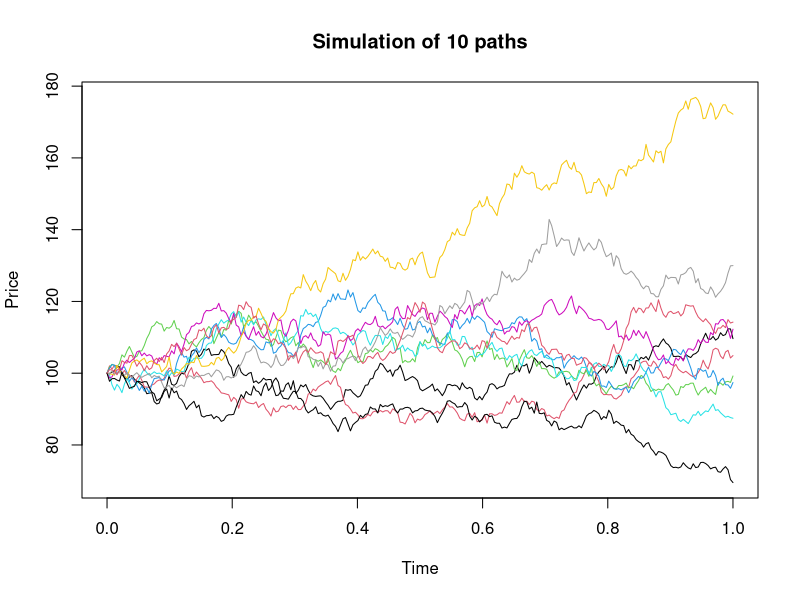
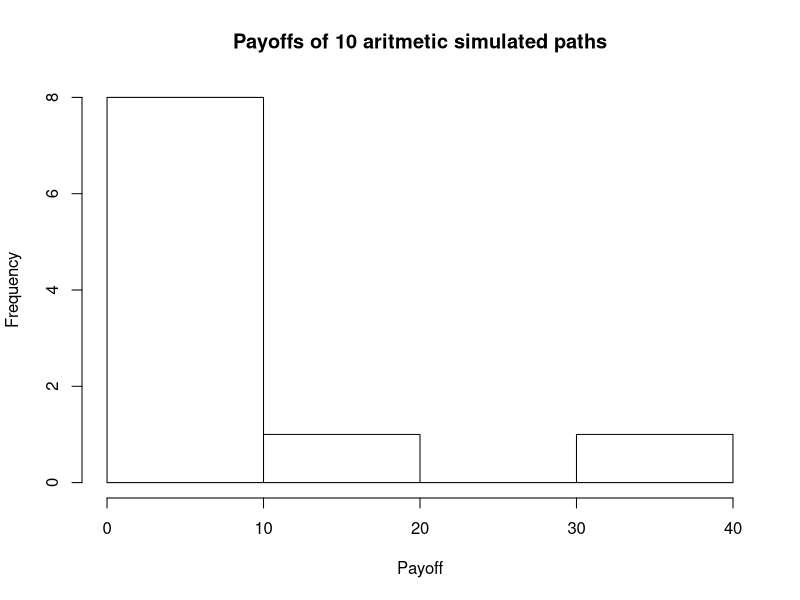
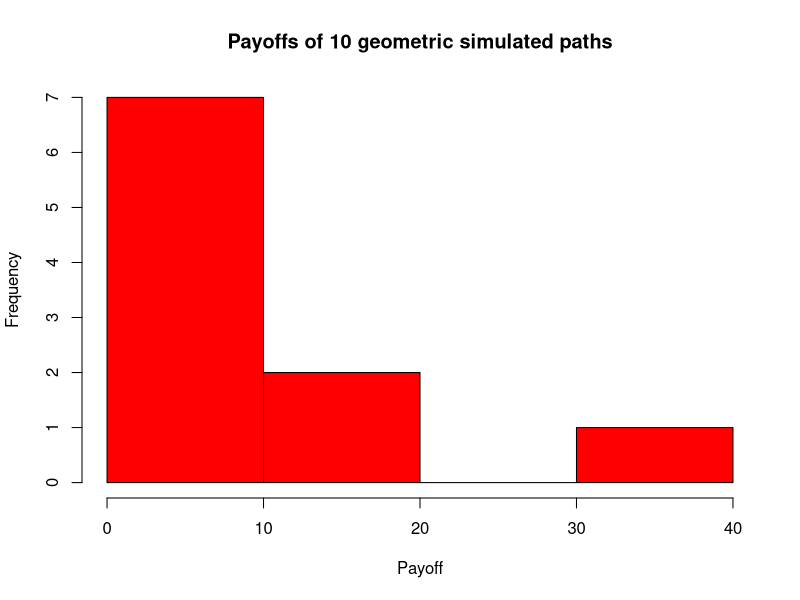
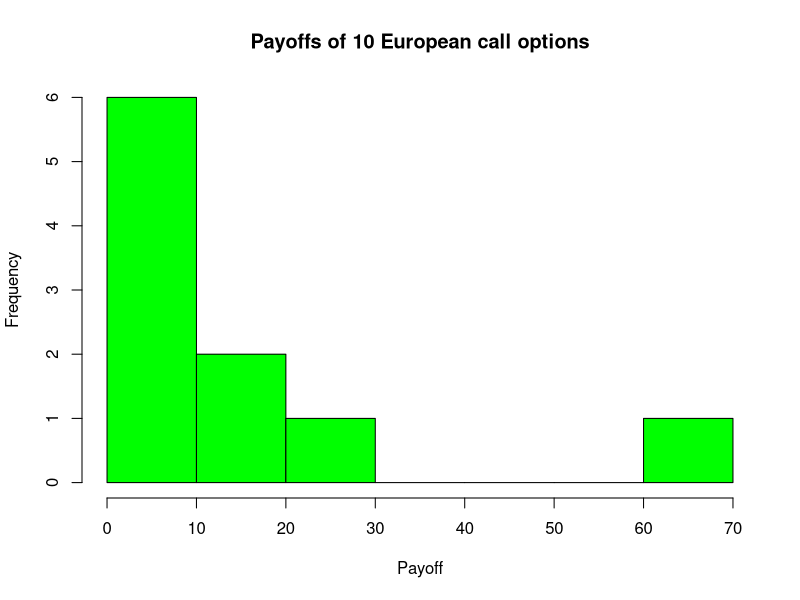
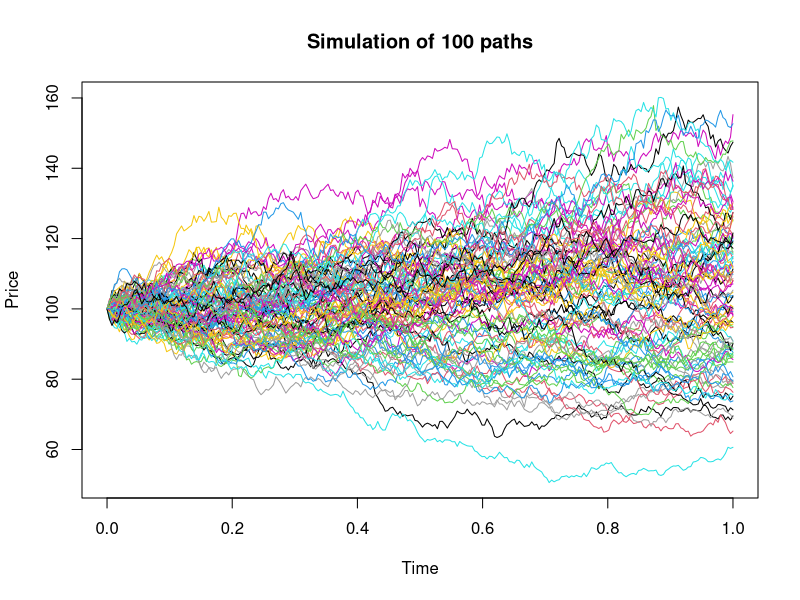
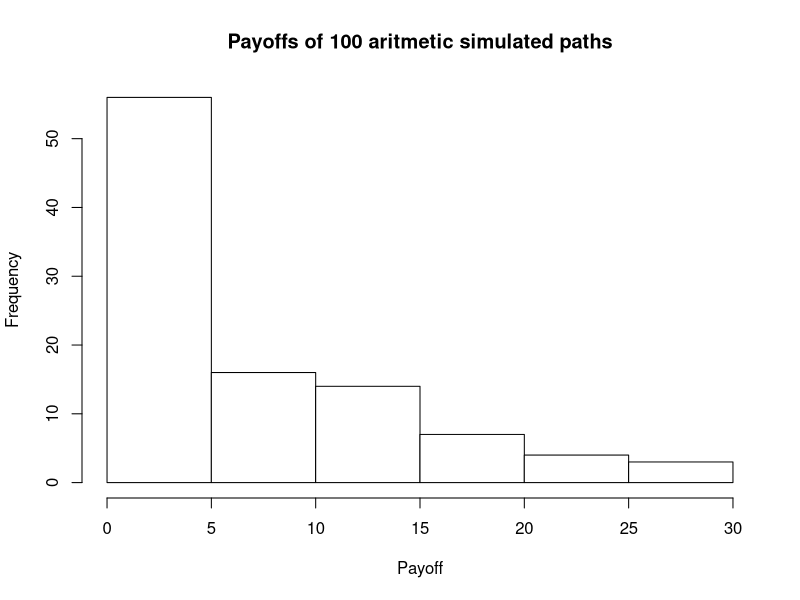
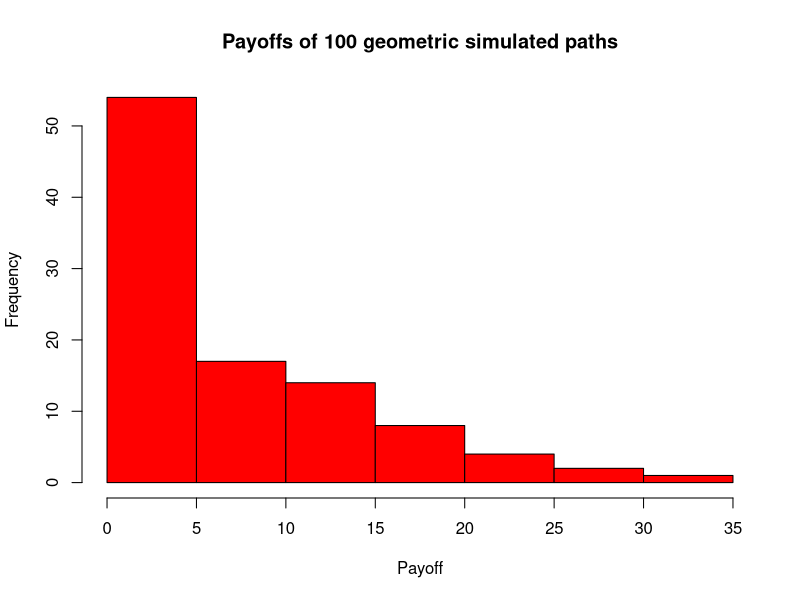
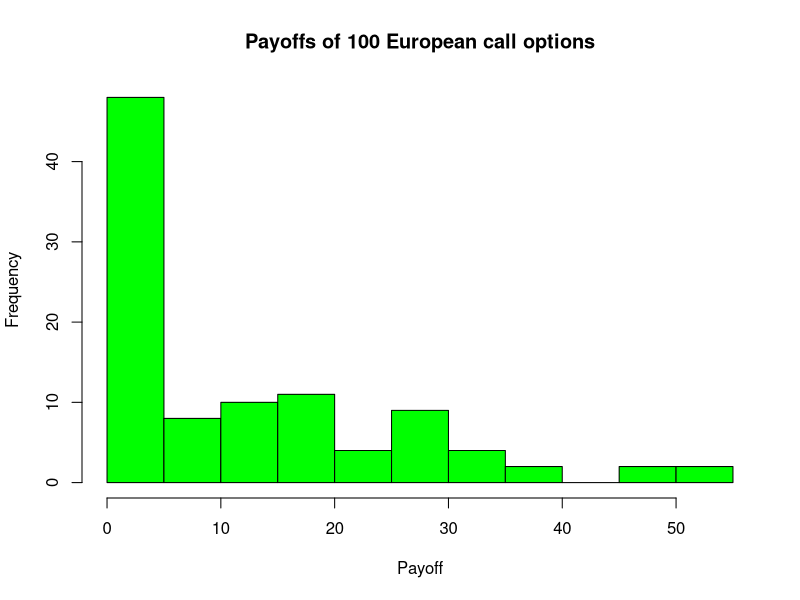

Write R code to recreate these figures, in order.
#Simulating stock prices using the Euler-Maruyama Method

#Initial Values
s0 <- 100
strike <- 100    #For use in fixed rate option
T <- 1           #Time to Maturity
sigma <- 0.2
r <- 0.05
dt <- 1/252
d <- exp(r*T)
t <- seq(0, T, by = dt)

#Create finite paths
pt <- c(10)  #Vector of paths

path <- function(y) {
  s <- y*10
}

for (b in 1:2){
  k <- path(pt[b])
  pt <- c(pt, k)
}

#Calculate geometric mean
geomean <- function(x) {
  exp(mean(log(x)))  #prod(x)^(1/length(x))
}

#Calculate the mode. 
Mode <- function(x) {
  m <- unique(x)
  kd <- match(x, m)
  sd <- tabulate(kd)
  m[which.max(sd)]
}

#Generate a 20 day/monthly sequence 
mnthly_stock_prices <- c(20)
mnth_seq <- function(x) {
  ds <- x + 20
}

for (v in 2:round((252/20)-1)) {
  ms <- mnth_seq(mnthly_stock_prices[v-1])
  mnthly_stock_prices <- c(mnthly_stock_prices, ms)
}

#Calculating arithmetic monthly payoffs
mnth_op_price <- function(x) {
  wrk <- x
  wrk1 <- sum(wrk[mnthly_stock_prices])/length(mnthly_stock_prices)
}

#Calculating geometric monthly payoffs
geomean2 <- function(x) {
  exp(mnth_op_price(log(x)))
}

#Creating stock price matrices
stock_prices <- matrix(rep(0,6*length(pt)), nrow = length(pt))
colnames(stock_prices) <- c('Max', 'Min', 'Mean', 'Median', 'Mode', 'Standard Deviation')
rownames(stock_prices) <- pt

arithmetic_average_prices <- matrix(rep(0,6*length(pt)), nrow = length(pt))
colnames(arithmetic_average_prices) <- c('Max', 'Min', 'Mean', 'Median', 'Mode', 'Standard Deviation')
rownames(arithmetic_average_prices) <- pt

geometric_average_prices <- matrix(rep(0,6*length(pt)), nrow = length(pt))
colnames(geometric_average_prices) <- c('Max', 'Min', 'Mean', 'Median', 'Mode', 'Standard Deviation')
rownames(geometric_average_prices) <- pt

#Creating fixed option price matrices
arithmetic_fixed_option <- matrix(rep(0,8*length(pt)), nrow = length(pt))
colnames(arithmetic_fixed_option) <- c('Max', 'Min', 'Median', 'Mode', 'Daily Averaged Price', 'Monthly Averaged Price', 'European Option price', 'Standard Deviation')
rownames(arithmetic_fixed_option) <- pt

geometric_fixed_option <- matrix(rep(0,8*length(pt)), nrow = length(pt))
colnames(geometric_fixed_option) <- c('Max', 'Min', 'Median', 'Mode', 'Daily Averaged Price', 'Monthly Averaged Price', 'European Option price', 'Standard Deviation')
rownames(geometric_fixed_option) <- pt

#Creating floating option price matrices
arithmetic_floating_option <- matrix(rep(0,8*length(pt)), nrow = length(pt))
colnames(arithmetic_floating_option) <- c('Max', 'Min', 'Median', 'Mode', 'Daily Averaged Price', 'Monthly Averaged Price', 'European Option price', 'Standard Deviation')
rownames(arithmetic_floating_option) <- pt

geometric_floating_option <- matrix(rep(0,8*length(pt)), nrow = length(pt))
colnames(geometric_floating_option) <- c('Max', 'Min', 'Median', 'Mode', 'Daily Averaged Price', 'Monthly Averaged Price', 'European Option price', 'Standard Deviation')
rownames(geometric_floating_option) <- pt

#Creating European option price matrices
european_call_option_prices <- matrix(rep(0,6*length(pt)), nrow = length(pt))
colnames(european_call_option_prices) <- c('Max', 'Min', 'Mean', 'Median', 'Mode', 'Standard Deviation')
rownames(european_call_option_prices) <- pt

#Price path Simulation
for (x in 1:length(pt)) {
  
  z <- matrix(rep(0,length(t)*pt[x]), nrow = pt[x])
  arithmetic_average <- c()
  geometric_average <- c()
  end_stock_prices <- c()
  
  #Store monthly averaged prices
  arithmetic_average_monthly <- c()
  geometric_average_monthly <- c()
  
  for (i in 1:nrow(z)) {

    sp <- c(s0)
    
    for (u in 2:(length(t))) {
      s_2 <- sp[u-1]*(1 + r*dt + sigma*rnorm(1, mean = 0 , sd = 1)*sqrt(dt))  #(exp((r-(0.5*sigma^2))*dt+sigma*rnorm(1, mean = 0, sd = 1)*sqrt(dt)))
      sp[u] <- c(s_2)
    }
    
     z[i, ] <- sp  
     
     arithmetic_average <- c(arithmetic_average, mean(z[i, ]))
     geometric_average <- c(geometric_average, geomean(z[i, ]))
     end_stock_prices <- c(end_stock_prices, z[i,253])
     arithmetic_average_monthly <- c(arithmetic_average_monthly, mnth_op_price(z[i, ]))
     geometric_average_monthly <- c(geometric_average_monthly, geomean2(z[i, ]))
     
     #Arithmetic sampling payoffs - Daily averaging
     art_flt_payoff_cnt_disc <- (end_stock_prices - arithmetic_average)/d
     art_flt_payoff_cnt_disc[art_flt_payoff_cnt_disc <= 0] <- 0  #Cap payoffs at 0
     art_flt_payoff_dsr_disc <- (end_stock_prices - arithmetic_average)/(1+r)
     art_flt_payoff_dsr_disc[art_flt_payoff_dsr_disc <= 0] <- 0
     art_fxd_payoff_cnt_disc <- (arithmetic_average-100)/d
     art_fxd_payoff_cnt_disc[art_fxd_payoff_cnt_disc <= 0] <- 0
     art_fxd_payoff_dsr_disc <- (arithmetic_average-100)/(1+r)
     art_fxd_payoff_dsr_disc[art_fxd_payoff_dsr_disc <= 0] <- 0
     
     #Geometric sampling payoffs - Daily averaging
     geo_flt_payoff_cnt_disc <- (end_stock_prices - geometric_average)/d 
     geo_flt_payoff_cnt_disc[geo_flt_payoff_cnt_disc <= 0] <- 0
     geo_flt_payoff_dsr_disc <- (end_stock_prices - geometric_average)/(1+r)
     geo_flt_payoff_dsr_disc[geo_flt_payoff_dsr_disc <= 0] <- 0
     geo_fxd_payoff_cnt_disc <- (geometric_average - 100)/d
     geo_fxd_payoff_cnt_disc[geo_fxd_payoff_cnt_disc <= 0] <- 0
     geo_fxd_payoff_dsr_disc <- (geometric_average - 100)/(1+r)
     geo_fxd_payoff_dsr_disc[geo_fxd_payoff_dsr_disc <= 0] <- 0
     
     #Arithmetic sampling payoffs - Monthly averaging
     art_flt_payoff_cnt_disc_mnth <- (end_stock_prices - arithmetic_average_monthly)/d
     art_flt_payoff_cnt_disc_mnth[art_flt_payoff_cnt_disc_mnth <= 0] <- 0
     art_flt_payoff_dsr_disc_mnth <- (end_stock_prices - arithmetic_average_monthly)/(1+r)
     art_flt_payoff_dsr_disc_mnth[art_flt_payoff_dsr_disc_mnth <= 0] <- 0
     art_fxd_payoff_cnt_disc_mnth <- (arithmetic_average_monthly-100)/d
     art_fxd_payoff_cnt_disc_mnth[art_fxd_payoff_cnt_disc_mnth <= 0] <- 0
     art_fxd_payoff_dsr_disc_mnth <- (arithmetic_average_monthly-100)/(1+r)
     art_fxd_payoff_dsr_disc_mnth[art_fxd_payoff_dsr_disc_mnth <= 0] <- 0
     
     #Geometric sampling payoffs - Monthly averaging
     geo_flt_payoff_cnt_disc_mnth <- (end_stock_prices - geometric_average_monthly)/d 
     geo_flt_payoff_cnt_disc_mnth[geo_flt_payoff_cnt_disc_mnth <= 0] <- 0
     geo_flt_payoff_dsr_disc_mnth <- (end_stock_prices - geometric_average_monthly)/(1+r)
     geo_flt_payoff_dsr_disc_mnth[geo_flt_payoff_dsr_disc_mnth <= 0] <- 0
     geo_fxd_payoff_cnt_disc_mnth <- (geometric_average_monthly - 100)/d
     geo_fxd_payoff_cnt_disc_mnth[geo_fxd_payoff_cnt_disc_mnth <= 0] <- 0
     geo_fxd_payoff_dsr_disc_mnth <- (geometric_average_monthly - 100)/(1+r)
     geo_fxd_payoff_dsr_disc_mnth[geo_fxd_payoff_dsr_disc_mnth <= 0] <- 0
     
     #European option payoffs - For comparison
     european_option_price <- (end_stock_prices - 100)/(1+r)
     european_option_price[european_option_price <= 0] <- 0
     
  }
  
  # Filling stock price matrices
  temp <- c(max(z), min(z), mean(z), median(z), Mode(z), sd(z))
  print(x)      # Use this to check if for loop is at the right value of i 
  stock_prices[x,] <- temp
  
  temp_0 <- c(max(arithmetic_average), min(arithmetic_average), mean(arithmetic_average), median(arithmetic_average), Mode(arithmetic_average), sd(arithmetic_average))
  arithmetic_average_prices[x,] <- temp_0
  
  temp_1 <- c(max(geometric_average), min(geometric_average), mean(geometric_average), median(geometric_average), Mode(geometric_average), sd(geometric_average))
  geometric_average_prices[x,] <- temp_1
  
  #Filling option price matrices
  temp_2 <- c(max(art_flt_payoff_dsr_disc), min(art_flt_payoff_dsr_disc), median(art_flt_payoff_dsr_disc), Mode(art_flt_payoff_dsr_disc), mean(art_flt_payoff_dsr_disc), mean(art_flt_payoff_dsr_disc_mnth), mean(european_option_price), sd(art_flt_payoff_dsr_disc))
  arithmetic_floating_option[x, ] <- temp_2
  temp_3 <- c(max(art_fxd_payoff_dsr_disc), min(art_fxd_payoff_dsr_disc), median(art_fxd_payoff_dsr_disc), Mode(art_fxd_payoff_dsr_disc), mean(art_fxd_payoff_dsr_disc), mean(art_fxd_payoff_dsr_disc_mnth), mean(european_option_price), sd(art_fxd_payoff_dsr_disc))
  arithmetic_fixed_option[x, ] <- temp_3
  temp_4 <- c(max(geo_flt_payoff_dsr_disc), min(geo_flt_payoff_dsr_disc), median(geo_flt_payoff_dsr_disc), Mode(geo_flt_payoff_dsr_disc), mean(geo_flt_payoff_dsr_disc), mean(geo_flt_payoff_dsr_disc_mnth), mean(european_option_price), sd(geo_flt_payoff_dsr_disc))
  geometric_floating_option[x, ] <- temp_4
  temp_5 <- c(max(geo_fxd_payoff_dsr_disc), min(geo_fxd_payoff_dsr_disc), median(geo_fxd_payoff_dsr_disc), Mode(geo_fxd_payoff_dsr_disc), mean(geo_fxd_payoff_dsr_disc), mean(geo_fxd_payoff_dsr_disc_mnth), mean(european_option_price), sd(geo_fxd_payoff_dsr_disc))
  geometric_fixed_option[x, ] <- temp_5
  temp_6 <- c(max(european_option_price), min(european_option_price), median(european_option_price), Mode(european_option_price), mean(european_option_price), sd(european_option_price))
  european_call_option_prices[x, ] <- temp_6

  #Plot stock price simulations
  plot(t, z[1, ], type = 'l', main = paste('Simulation of',pt[x],'paths'),ylim = c(min(z), max(z)), ylab = 'Price', xlab = 'Time')

  for (i in 2:nrow(z)) {
    lines(t, z[i, ], type = 'l', col=i)
  }

  #Plot Payoff distributions
  hist(art_flt_payoff_dsr_disc, main = paste('Payoffs of',pt[x],'aritmetic simulated paths'), xlab = 'Payoff', col = 'white')
  hist(geo_flt_payoff_dsr_disc, main = paste('Payoffs of',pt[x],'geometric simulated paths'), xlab = 'Payoff', col = 'red')
  hist(european_option_price, main = paste('Payoffs of',pt[x],'European call options'), xlab = 'Payoff', col = 'green')
}

hist(z, main = 'Stock price simulation', xlab = 'prices')
